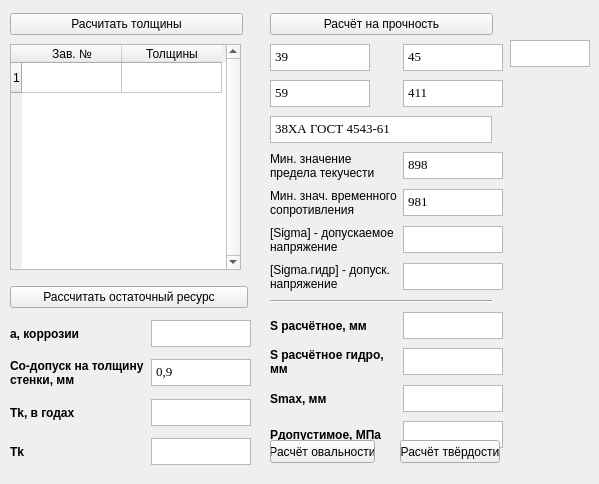
      <widget class="QWidget" name="rasschet">
       <attribute name="title">
        <string>Расчёты</string>
       </attribute>
       <widget class="QWidget" name="layoutWidget">
        <property name="geometry">
         <rect>
          <x>10</x>
          <y>10</y>
          <width>233</width>
          <height>265</height>
         </rect>
        </property>
        <layout class="QVBoxLayout" name="verticalLayout_7">
         <item>
          <widget class="QPushButton" name="pushButton_creatThickness">
           <property name="text">
            <string>Расчитать толщины</string>
           </property>
          </widget>
         </item>
         <item>
          <widget class="QTableWidget" name="table_thick">
           <property name="minimumSize">
            <size>
             <width>231</width>
             <height>226</height>
            </size>
           </property>
           <property name="maximumSize">
            <size>
             <width>231</width>
             <height>226</height>
            </size>
           </property>
           <property name="frameShape">
            <enum>QFrame::Shape::StyledPanel</enum>
           </property>
           <property name="frameShadow">
            <enum>QFrame::Shadow::Sunken</enum>
           </property>
           <property name="verticalScrollBarPolicy">
            <enum>Qt::ScrollBarPolicy::ScrollBarAlwaysOn</enum>
           </property>
           <property name="horizontalScrollBarPolicy">
            <enum>Qt::ScrollBarPolicy::ScrollBarAlwaysOff</enum>
           </property>
           <property name="sizeAdjustPolicy">
            <enum>QAbstractScrollArea::SizeAdjustPolicy::AdjustIgnored</enum>
           </property>
           <property name="tabKeyNavigation">
            <bool>true</bool>
           </property>
           <property name="alternatingRowColors">
            <bool>true</bool>
           </property>
           <property name="verticalScrollMode">
            <enum>QAbstractItemView::ScrollMode::ScrollPerItem</enum>
           </property>
           <property name="gridStyle">
            <enum>Qt::PenStyle::SolidLine</enum>
           </property>
           <property name="sortingEnabled">
            <bool>false</bool>
           </property>
           <property name="cornerButtonEnabled">
            <bool>true</bool>
           </property>
           <property name="rowCount">
            <number>1</number>
           </property>
           <property name="columnCount">
            <number>2</number>
           </property>
           <row/>
           <column>
            <property name="text">
             <string>Зав. №</string>
            </property>
           </column>
           <column>
            <property name="text">
             <string>Толщины</string>
            </property>
           </column>
          </widget>
         </item>
        </layout>
       </widget>
       <widget class="QWidget" name="layoutWidget">
        <property name="geometry">
         <rect>
          <x>270</x>
          <y>10</y>
          <width>233</width>
          <height>451</height>
         </rect>
        </property>
        <layout class="QGridLayout" name="gridLayout">
         <item row="3" column="0" colspan="2">
          <widget class="QPlainTextEdit" name="gost_material">
           <property name="minimumSize">
            <size>
             <width>220</width>
             <height>27</height>
            </size>
           </property>
           <property name="maximumSize">
            <size>
             <width>222</width>
             <height>27</height>
            </size>
           </property>
           <property name="font">
            <font>
             <family>Times New Roman</family>
             <pointsize>10</pointsize>
            </font>
           </property>
           <property name="layoutDirection">
            <enum>Qt::LayoutDirection::LeftToRight</enum>
           </property>
           <property name="plainText">
            <string>38ХА ГОСТ 4543-61</string>
           </property>
           <property name="overwriteMode">
            <bool>false</bool>
           </property>
           <property name="placeholderText">
            <string>Материал по ГОСТ</string>
           </property>
          </widget>
         </item>
         <item row="4" column="1">
          <widget class="QPlainTextEdit" name="pred_tek_min">
           <property name="minimumSize">
            <size>
             <width>100</width>
             <height>27</height>
            </size>
           </property>
           <property name="maximumSize">
            <size>
             <width>100</width>
             <height>27</height>
            </size>
           </property>
           <property name="font">
            <font>
             <family>Times New Roman</family>
             <pointsize>10</pointsize>
            </font>
           </property>
           <property name="layoutDirection">
            <enum>Qt::LayoutDirection::LeftToRight</enum>
           </property>
           <property name="plainText">
            <string>898</string>
           </property>
           <property name="overwriteMode">
            <bool>false</bool>
           </property>
           <property name="placeholderText">
            <string>Re, MPa</string>
           </property>
          </widget>
         </item>
         <item row="5" column="0">
          <widget class="QLabel" name="label_11">
           <property name="cursor">
            <cursorShape>ArrowCursor</cursorShape>
           </property>
           <property name="text">
            <string>Мин. знач. временного сопротивления</string>
           </property>
           <property name="wordWrap">
            <bool>true</bool>
           </property>
          </widget>
         </item>
         <item row="4" column="0">
          <widget class="QLabel" name="label_10">
           <property name="cursor">
            <cursorShape>ArrowCursor</cursorShape>
           </property>
           <property name="text">
            <string>Мин. значение предела текучести</string>
           </property>
           <property name="wordWrap">
            <bool>true</bool>
           </property>
          </widget>
         </item>
         <item row="6" column="0">
          <widget class="QLabel" name="label_12">
           <property name="cursor">
            <cursorShape>ArrowCursor</cursorShape>
           </property>
           <property name="text">
            <string>[Sigma] - допускаемое напряжение</string>
           </property>
           <property name="wordWrap">
            <bool>true</bool>
           </property>
          </widget>
         </item>
         <item row="5" column="1">
          <widget class="QPlainTextEdit" name="vrem_sopr_min">
           <property name="minimumSize">
            <size>
             <width>100</width>
             <height>27</height>
            </size>
           </property>
           <property name="maximumSize">
            <size>
             <width>100</width>
             <height>27</height>
            </size>
           </property>
           <property name="font">
            <font>
             <family>Times New Roman</family>
             <pointsize>10</pointsize>
            </font>
           </property>
           <property name="layoutDirection">
            <enum>Qt::LayoutDirection::LeftToRight</enum>
           </property>
           <property name="plainText">
            <string>981</string>
           </property>
           <property name="overwriteMode">
            <bool>false</bool>
           </property>
           <property name="placeholderText">
            <string>Rm, MPa</string>
           </property>
          </widget>
         </item>
         <item row="6" column="1">
          <widget class="QPlainTextEdit" name="sigma">
           <property name="minimumSize">
            <size>
             <width>100</width>
             <height>27</height>
            </size>
           </property>
           <property name="maximumSize">
            <size>
             <width>100</width>
             <height>27</height>
            </size>
           </property>
           <property name="font">
            <font>
             <family>Times New Roman</family>
             <pointsize>10</pointsize>
            </font>
           </property>
           <property name="layoutDirection">
            <enum>Qt::LayoutDirection::LeftToRight</enum>
           </property>
           <property name="plainText">
            <string/>
           </property>
           <property name="overwriteMode">
            <bool>false</bool>
           </property>
           <property name="placeholderText">
            <string>МПа</string>
           </property>
          </widget>
         </item>
         <item row="9" column="0">
          <widget class="QLabel" name="label_14">
           <property name="font">
            <font>
             <bold>true</bold>
            </font>
           </property>
           <property name="cursor">
            <cursorShape>ArrowCursor</cursorShape>
           </property>
           <property name="text">
            <string>S расчётное, мм</string>
           </property>
           <property name="wordWrap">
            <bool>true</bool>
           </property>
          </widget>
         </item>
         <item row="7" column="1">
          <widget class="QPlainTextEdit" name="sigma_gidro">
           <property name="minimumSize">
            <size>
             <width>100</width>
             <height>27</height>
            </size>
           </property>
           <property name="maximumSize">
            <size>
             <width>100</width>
             <height>27</height>
            </size>
           </property>
           <property name="font">
            <font>
             <family>Times New Roman</family>
             <pointsize>10</pointsize>
            </font>
           </property>
           <property name="layoutDirection">
            <enum>Qt::LayoutDirection::LeftToRight</enum>
           </property>
           <property name="plainText">
            <string/>
           </property>
           <property name="overwriteMode">
            <bool>false</bool>
           </property>
           <property name="placeholderText">
            <string>MPa</string>
           </property>
          </widget>
         </item>
         <item row="7" column="0">
          <widget class="QLabel" name="label_13">
           <property name="cursor">
            <cursorShape>ArrowCursor</cursorShape>
           </property>
           <property name="text">
            <string>[Sigma.гидр] - допуск. напряжение</string>
           </property>
           <property name="wordWrap">
            <bool>true</bool>
           </property>
          </widget>
         </item>
         <item row="8" column="0" colspan="2">
          <widget class="Line" name="line">
           <property name="maximumSize">
            <size>
             <width>222</width>
             <height>16777215</height>
            </size>
           </property>
           <property name="orientation">
            <enum>Qt::Orientation::Horizontal</enum>
           </property>
          </widget>
         </item>
         <item row="1" column="0">
          <widget class="QPlainTextEdit" name="p_rab_MPa">
           <property name="minimumSize">
            <size>
             <width>100</width>
             <height>27</height>
            </size>
           </property>
           <property name="maximumSize">
            <size>
             <width>100</width>
             <height>27</height>
            </size>
           </property>
           <property name="font">
            <font>
             <family>Times New Roman</family>
             <pointsize>10</pointsize>
            </font>
           </property>
           <property name="layoutDirection">
            <enum>Qt::LayoutDirection::LeftToRight</enum>
           </property>
           <property name="plainText">
            <string>39</string>
           </property>
           <property name="overwriteMode">
            <bool>false</bool>
           </property>
           <property name="placeholderText">
            <string>Pраб, P, МПа</string>
           </property>
          </widget>
         </item>
         <item row="0" column="0" colspan="2">
          <widget class="QPushButton" name="pushButton_creatRasschProchn">
           <property name="maximumSize">
            <size>
             <width>223</width>
             <height>16777215</height>
            </size>
           </property>
           <property name="text">
            <string>Расчёт на прочность</string>
           </property>
          </widget>
         </item>
         <item row="2" column="0">
          <widget class="QPlainTextEdit" name="p_gidro">
           <property name="minimumSize">
            <size>
             <width>100</width>
             <height>27</height>
            </size>
           </property>
           <property name="maximumSize">
            <size>
             <width>100</width>
             <height>27</height>
            </size>
           </property>
           <property name="font">
            <font>
             <family>Times New Roman</family>
             <pointsize>10</pointsize>
            </font>
           </property>
           <property name="layoutDirection">
            <enum>Qt::LayoutDirection::LeftToRight</enum>
           </property>
           <property name="plainText">
            <string>59</string>
           </property>
           <property name="overwriteMode">
            <bool>false</bool>
           </property>
           <property name="placeholderText">
            <string>Ргид, МПа, исп.</string>
           </property>
          </widget>
         </item>
         <item row="1" column="1">
          <widget class="QPlainTextEdit" name="p_pnevma">
           <property name="minimumSize">
            <size>
             <width>100</width>
             <height>27</height>
            </size>
           </property>
           <property name="maximumSize">
            <size>
             <width>100</width>
             <height>27</height>
            </size>
           </property>
           <property name="font">
            <font>
             <family>Times New Roman</family>
             <pointsize>10</pointsize>
            </font>
           </property>
           <property name="layoutDirection">
            <enum>Qt::LayoutDirection::LeftToRight</enum>
           </property>
           <property name="plainText">
            <string>45</string>
           </property>
           <property name="overwriteMode">
            <bool>false</bool>
           </property>
           <property name="placeholderText">
            <string>Рпн, МПа, исп.</string>
           </property>
          </widget>
         </item>
         <item row="2" column="1">
          <widget class="QPlainTextEdit" name="d_vnutr">
           <property name="minimumSize">
            <size>
             <width>100</width>
             <height>27</height>
            </size>
           </property>
           <property name="maximumSize">
            <size>
             <width>100</width>
             <height>27</height>
            </size>
           </property>
           <property name="font">
            <font>
             <family>Times New Roman</family>
             <pointsize>10</pointsize>
            </font>
           </property>
           <property name="layoutDirection">
            <enum>Qt::LayoutDirection::LeftToRight</enum>
           </property>
           <property name="plainText">
            <string>411</string>
           </property>
           <property name="overwriteMode">
            <bool>false</bool>
           </property>
           <property name="placeholderText">
            <string>Dвнутр, мм</string>
           </property>
          </widget>
         </item>
         <item row="10" column="0">
          <widget class="QLabel" name="label_15">
           <property name="font">
            <font>
             <bold>true</bold>
            </font>
           </property>
           <property name="cursor">
            <cursorShape>ArrowCursor</cursorShape>
           </property>
           <property name="text">
            <string>S расчётное гидро, мм</string>
           </property>
           <property name="wordWrap">
            <bool>true</bool>
           </property>
          </widget>
         </item>
         <item row="9" column="1">
          <widget class="QPlainTextEdit" name="s_rasch">
           <property name="minimumSize">
            <size>
             <width>100</width>
             <height>27</height>
            </size>
           </property>
           <property name="maximumSize">
            <size>
             <width>100</width>
             <height>27</height>
            </size>
           </property>
           <property name="font">
            <font>
             <family>Times New Roman</family>
             <pointsize>10</pointsize>
            </font>
           </property>
           <property name="layoutDirection">
            <enum>Qt::LayoutDirection::LeftToRight</enum>
           </property>
           <property name="plainText">
            <string/>
           </property>
           <property name="overwriteMode">
            <bool>false</bool>
           </property>
           <property name="placeholderText">
            <string>MPa</string>
           </property>
          </widget>
         </item>
         <item row="10" column="1">
          <widget class="QPlainTextEdit" name="s_rasch_gidro">
           <property name="minimumSize">
            <size>
             <width>100</width>
             <height>27</height>
            </size>
           </property>
           <property name="maximumSize">
            <size>
             <width>100</width>
             <height>27</height>
            </size>
           </property>
           <property name="font">
            <font>
             <family>Times New Roman</family>
             <pointsize>10</pointsize>
            </font>
           </property>
           <property name="layoutDirection">
            <enum>Qt::LayoutDirection::LeftToRight</enum>
           </property>
           <property name="plainText">
            <string/>
           </property>
           <property name="overwriteMode">
            <bool>false</bool>
           </property>
           <property name="placeholderText">
            <string>MPa</string>
           </property>
          </widget>
         </item>
         <item row="11" column="0">
          <widget class="QLabel" name="label_16">
           <property name="font">
            <font>
             <bold>true</bold>
            </font>
           </property>
           <property name="cursor">
            <cursorShape>ArrowCursor</cursorShape>
           </property>
           <property name="text">
            <string>Smax, мм</string>
           </property>
           <property name="wordWrap">
            <bool>true</bool>
           </property>
          </widget>
         </item>
         <item row="11" column="1">
          <widget class="QPlainTextEdit" name="s_max_rasch">
           <property name="minimumSize">
            <size>
             <width>100</width>
             <height>27</height>
            </size>
           </property>
           <property name="maximumSize">
            <size>
             <width>100</width>
             <height>27</height>
            </size>
           </property>
           <property name="font">
            <font>
             <family>Times New Roman</family>
             <pointsize>10</pointsize>
            </font>
           </property>
           <property name="layoutDirection">
            <enum>Qt::LayoutDirection::LeftToRight</enum>
           </property>
           <property name="plainText">
            <string/>
           </property>
           <property name="overwriteMode">
            <bool>false</bool>
           </property>
           <property name="placeholderText">
            <string>MPa</string>
           </property>
          </widget>
         </item>
         <item row="12" column="1">
          <widget class="QPlainTextEdit" name="p_dop">
           <property name="minimumSize">
            <size>
             <width>100</width>
             <height>27</height>
            </size>
           </property>
           <property name="maximumSize">
            <size>
             <width>100</width>
             <height>27</height>
            </size>
           </property>
           <property name="font">
            <font>
             <family>Times New Roman</family>
             <pointsize>10</pointsize>
            </font>
           </property>
           <property name="layoutDirection">
            <enum>Qt::LayoutDirection::LeftToRight</enum>
           </property>
           <property name="plainText">
            <string/>
           </property>
           <property name="overwriteMode">
            <bool>false</bool>
           </property>
           <property name="placeholderText">
            <string>MPa</string>
           </property>
          </widget>
         </item>
         <item row="12" column="0">
          <widget class="QLabel" name="label_17">
           <property name="font">
            <font>
             <bold>true</bold>
            </font>
           </property>
           <property name="cursor">
            <cursorShape>ArrowCursor</cursorShape>
           </property>
           <property name="text">
            <string>Pдопустимое, МПа</string>
           </property>
           <property name="wordWrap">
            <bool>true</bool>
           </property>
          </widget>
         </item>
        </layout>
       </widget>
       <widget class="QWidget" name="layoutWidget">
        <property name="geometry">
         <rect>
          <x>10</x>
          <y>280</y>
          <width>241</width>
          <height>195</height>
         </rect>
        </property>
        <layout class="QGridLayout" name="gridLayout_2">
         <item row="3" column="0">
          <widget class="QLabel" name="label_35">
           <property name="font">
            <font>
             <bold>true</bold>
            </font>
           </property>
           <property name="cursor">
            <cursorShape>ArrowCursor</cursorShape>
           </property>
           <property name="text">
            <string>Tk, в годах</string>
           </property>
           <property name="wordWrap">
            <bool>true</bool>
           </property>
          </widget>
         </item>
         <item row="4" column="2">
          <widget class="QPlainTextEdit" name="tk_just">
           <property name="minimumSize">
            <size>
             <width>100</width>
             <height>27</height>
            </size>
           </property>
           <property name="maximumSize">
            <size>
             <width>100</width>
             <height>27</height>
            </size>
           </property>
           <property name="font">
            <font>
             <family>Times New Roman</family>
             <pointsize>10</pointsize>
            </font>
           </property>
           <property name="layoutDirection">
            <enum>Qt::LayoutDirection::LeftToRight</enum>
           </property>
           <property name="plainText">
            <string/>
           </property>
           <property name="overwriteMode">
            <bool>false</bool>
           </property>
           <property name="placeholderText">
            <string>&gt;/&lt; 10лет</string>
           </property>
          </widget>
         </item>
         <item row="3" column="2">
          <widget class="QPlainTextEdit" name="tk_years">
           <property name="minimumSize">
            <size>
             <width>100</width>
             <height>27</height>
            </size>
           </property>
           <property name="maximumSize">
            <size>
             <width>100</width>
             <height>27</height>
            </size>
           </property>
           <property name="font">
            <font>
             <family>Times New Roman</family>
             <pointsize>10</pointsize>
            </font>
           </property>
           <property name="layoutDirection">
            <enum>Qt::LayoutDirection::LeftToRight</enum>
           </property>
           <property name="plainText">
            <string/>
           </property>
           <property name="overwriteMode">
            <bool>false</bool>
           </property>
           <property name="placeholderText">
            <string>Года</string>
           </property>
          </widget>
         </item>
         <item row="0" column="0" colspan="3">
          <widget class="QPushButton" name="pushButton_creatOstRes">
           <property name="minimumSize">
            <size>
             <width>231</width>
             <height>0</height>
            </size>
           </property>
           <property name="maximumSize">
            <size>
             <width>238</width>
             <height>16777215</height>
            </size>
           </property>
           <property name="text">
            <string>Рассчитать остаточный ресурс</string>
           </property>
          </widget>
         </item>
         <item row="1" column="0" colspan="2">
          <widget class="QLabel" name="label_33">
           <property name="font">
            <font>
             <bold>true</bold>
            </font>
           </property>
           <property name="cursor">
            <cursorShape>ArrowCursor</cursorShape>
           </property>
           <property name="text">
            <string>а, коррозии</string>
           </property>
           <property name="wordWrap">
            <bool>true</bool>
           </property>
          </widget>
         </item>
         <item row="1" column="2">
          <widget class="QPlainTextEdit" name="a_corr">
           <property name="minimumSize">
            <size>
             <width>100</width>
             <height>27</height>
            </size>
           </property>
           <property name="maximumSize">
            <size>
             <width>100</width>
             <height>27</height>
            </size>
           </property>
           <property name="font">
            <font>
             <family>Times New Roman</family>
             <pointsize>10</pointsize>
            </font>
           </property>
           <property name="layoutDirection">
            <enum>Qt::LayoutDirection::LeftToRight</enum>
           </property>
           <property name="plainText">
            <string/>
           </property>
           <property name="overwriteMode">
            <bool>false</bool>
           </property>
           <property name="placeholderText">
            <string>MPa</string>
           </property>
          </widget>
         </item>
         <item row="2" column="0" colspan="2">
          <widget class="QLabel" name="label_34">
           <property name="font">
            <font>
             <bold>true</bold>
            </font>
           </property>
           <property name="cursor">
            <cursorShape>ArrowCursor</cursorShape>
           </property>
           <property name="text">
            <string>Со-допуск на толщину стенки, мм</string>
           </property>
           <property name="wordWrap">
            <bool>true</bool>
           </property>
          </widget>
         </item>
         <item row="2" column="2">
          <widget class="QPlainTextEdit" name="c0_plus_dop">
           <property name="minimumSize">
            <size>
             <width>100</width>
             <height>27</height>
            </size>
           </property>
           <property name="maximumSize">
            <size>
             <width>100</width>
             <height>27</height>
            </size>
           </property>
           <property name="font">
            <font>
             <family>Times New Roman</family>
             <pointsize>10</pointsize>
            </font>
           </property>
           <property name="layoutDirection">
            <enum>Qt::LayoutDirection::LeftToRight</enum>
           </property>
           <property name="plainText">
            <string>0,9</string>
           </property>
           <property name="overwriteMode">
            <bool>false</bool>
           </property>
           <property name="placeholderText">
            <string>MPa</string>
           </property>
          </widget>
         </item>
         <item row="4" column="0">
          <widget class="QLabel" name="label_36">
           <property name="font">
            <font>
             <bold>true</bold>
            </font>
           </property>
           <property name="cursor">
            <cursorShape>ArrowCursor</cursorShape>
           </property>
           <property name="text">
            <string>Tk</string>
           </property>
           <property name="wordWrap">
            <bool>true</bool>
           </property>
          </widget>
         </item>
        </layout>
       </widget>
       <widget class="QPushButton" name="pushButt_ovalnost">
        <property name="geometry">
         <rect>
          <x>270</x>
          <y>440</y>
          <width>105</width>
          <height>23</height>
         </rect>
        </property>
        <property name="text">
         <string>Расчёт овальности</string>
        </property>
       </widget>
       <widget class="QPushButton" name="pushButt_tverdost">
        <property name="geometry">
         <rect>
          <x>400</x>
          <y>440</y>
          <width>100</width>
          <height>23</height>
         </rect>
        </property>
        <property name="text">
         <string>Расчёт твёрдости</string>
        </property>
       </widget>
       <widget class="QPlainTextEdit" name="p_pnevma_kgs">
        <property name="geometry">
         <rect>
          <x>510</x>
          <y>40</y>
          <width>80</width>
          <height>27</height>
         </rect>
        </property>
        <property name="minimumSize">
         <size>
          <width>80</width>
          <height>27</height>
         </size>
        </property>
        <property name="maximumSize">
         <size>
          <width>80</width>
          <height>27</height>
         </size>
        </property>
        <property name="font">
         <font>
          <family>Times New Roman</family>
          <pointsize>10</pointsize>
         </font>
        </property>
        <property name="layoutDirection">
         <enum>Qt::LayoutDirection::LeftToRight</enum>
        </property>
        <property name="plainText">
         <string/>
        </property>
        <property name="overwriteMode">
         <bool>false</bool>
        </property>
        <property name="placeholderText">
         <string>Рпн, кгс, исп.</string>
        </property>
       </widget>
      </widget>
